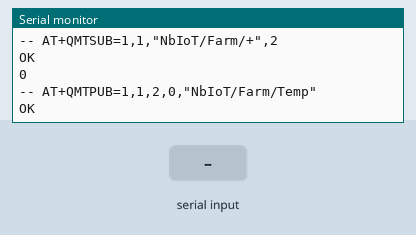
This program was run on a simulated Arduino Mega 2560, built with avr-gcc and run on an emulated ATmega2560. Shown: the last lines printed to the serial monitor. Inputs (shaded band) come from the test bench. Random numbers use the default seed unless the program sets one; the modem accepts every AT command (registered, SIM ready, sends succeed) and sends nothing else.

Above: at 19.5 s.
19.6 s: "+QMTCONN: 1,0\n" received over the second serial link
At 20.1 s:
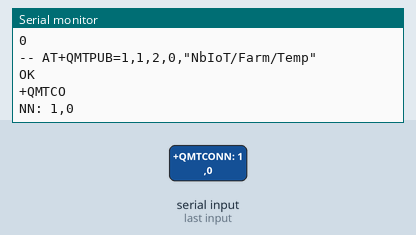
21.1 s: "QMTSUB: 1,1,0\n" received over the second serial link
At 21.5 s:
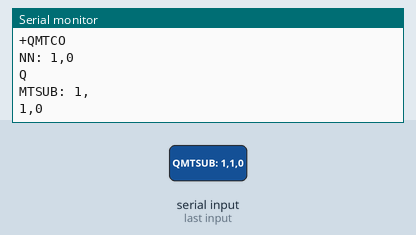
22.6 s: ">\n" received over the second serial link
At 23.2 s:
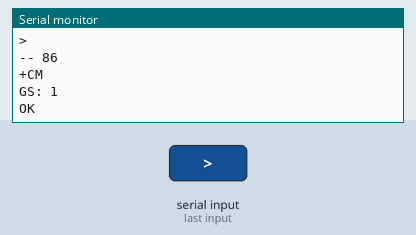
24.1 s: "QMTPUB: 1,1,0\n" received over the second serial link
At 24.6 s:
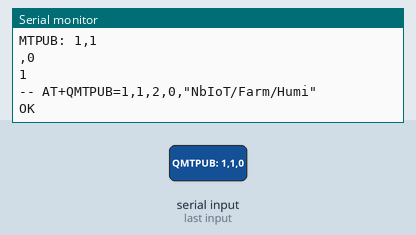
25.6 s: "+QMTOPEN: 1,0\n" received over the second serial link
At 26.8 s:
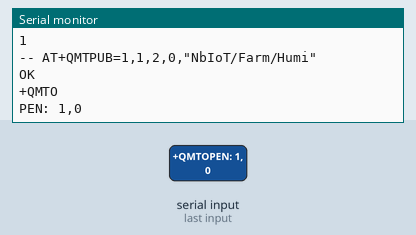
27.1 s: "QMTOPEN: 1,2\n" received over the second serial link
At 28.2 s:
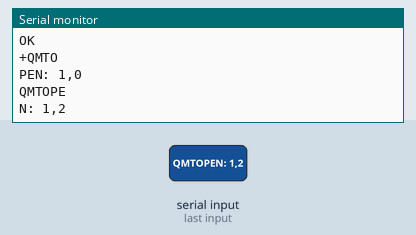

Measured:
- after the input at 19.6 s, the serial monitor: prints a new line at once (image 1)
- after the input at 21.1 s, the serial monitor: prints a new line at once (image 2)
- after the input at 22.6 s, the serial monitor: prints a new line at once (image 3)
- after the input at 24.1 s, the serial monitor: prints a new line at once (image 4)
- after the input at 25.6 s, the serial monitor: prints a new line at once (image 5)
- after the input at 27.1 s, the serial monitor: prints a new line at once (image 6)

The program:

main.cpp
```cpp
#include <Arduino.h>
#include "HardwareSerial.h"
#include "bg95.h"
#include <time.h>

#define BROKER              "42.115.161.106"
Bg95 nbiot;

void setup() {
  // put your setup code here, to run once:
  // DEBUG.begin(9600);
  // BG95.begin(115200,SERIAL_8N1,16,17);
  // BG95.println("AT");
  // DEBUG.println(BG95.readString());
  // BG95.println("AT+QMTOPEN=1,\"broker.hivemq.com\",1883");
  // DEBUG.println(BG95.readString());
  bool flag = nbiot.begin();
  DEBUG.println(flag);
  flag = nbiot.connectMqtt(BROKER, "localhost","");
  DEBUG.println(flag);
  DEBUG.println(nbiot.debug);
  flag = nbiot.subscribeMqtt("NbIoT/Farm/+",2);
  DEBUG.println(flag);
}

void loop() {
  // put your main code here, to run repeatedly:
  long l_ran1 = rand() % 99 + 10;
  long l_ran2 = rand() % 99 + 10;
  bool flag = false;
  DEBUG.println(BG95.readString());
  String data = String(l_ran1);
  flag = nbiot.sendMqtt("NbIoT/Farm/Temp", data, 2);
  DEBUG.println(flag);
  data = String(l_ran2);
  flag = nbiot.sendMqtt("NbIoT/Farm/Humi", data, 2);
  delay(1000);
}
```

bg95.h
```cpp
#ifndef __BG95_H__
#define __BG95_H__

#include <Arduino.h>
#include "HardwareSerial.h"
#include <string.h>
#include <stdlib.h>

#define DEBUGMODE
#define DEBUG               Serial
#define BG95                Serial2
#define PORT        		1883

class Bg95 {
    public:
        uint8_t debug;
        Bg95();
        bool begin();
        String getIP();
        String getIMEI();
        String getMqttBroker();
        String getClientName();
        String getClientPassword();
        void setClientName(const String name);
        void setClientPassword(const String password);
        void setMqttBroker(const String broker);
        bool shutdown();
        bool connectMqtt(String broker, String name, String password);
        bool subscribeMqtt(String topic, uint8_t qos);
        bool sendMqtt(String topic, String &data, int qos);
        //TODO: viet not cac ham sau
        bool closeConnection();
        bool unSubscribeMqtt();

    private:
        String ip;
        String imei;
        uint16_t port;
        String mqttbroker;
        String clientName;
        String clientPassword;

        bool setup();
        bool isAlive();
        bool confNbiotConnection();
        bool checkOK(int timeout);
        bool networkRegistered();
        bool checkRespForOpSelection ();
        bool checkRespForReg ();
        bool reset();

        bool connectBroker();
        bool checkConnection();
        bool connectClient();
        bool checkClientConnect();
        bool checkSubscription();
        bool checkSendMqtt(String &data);

        bool checkDissuccess();

        bool askForIp();
        bool askForImei();
        String checkImei();
        String checkIp();

        void sendAT(String atCommand);
        String receiveAT();
        void printAT(String text);
        bool checkRespForPoweredDown ();

};


#endif
```

bg95.cpp
```cpp
#include "bg95.h"

Bg95::Bg95(){
    ip = "";
    imei = "";
    port = PORT;
	debug = 0;
}
// Return the IP that network assigns to the NB-IoT module
String Bg95::getIP()
{
	return ip;
}

// Return the IP that network assigns to the NB-IoT module
String Bg95::getIMEI()
{
	return imei;
}

String Bg95::getMqttBroker(){
	return mqttbroker;
}

String Bg95::getClientName(){
	return clientName;
}

String Bg95::getClientPassword(){
	return clientPassword;
}

void  Bg95::setMqttBroker(const String broker){
	mqttbroker = broker;
}

void Bg95::setClientName(const String name){
	clientName = name;
}

void Bg95::setClientPassword(const String password){
	clientPassword = password;
}

bool Bg95::connectMqtt(String broker ,String name, String password){
	setMqttBroker(broker);
	setClientName(name);
	setClientPassword(password);
	bool flag = true;
	if (flag){
		debug = 1;
		flag = connectBroker();
	}
	if (flag){
		debug = 2;
		flag = connectClient();
	}
	return flag;
}

bool Bg95::connectClient(){
	bool flag = false;
	String atCommand = "AT+QMTCONN=1,\"" + getClientName() + "\",\"" + getClientPassword() + "\"";
	sendAT(atCommand);
	flag = checkClientConnect();
	return flag;
}

bool Bg95::checkClientConnect(){
	int timeOut = 3000;
	String response;
	bool ok = false;
	bool error = false;
	unsigned long startTime = millis();

	while (!error && !ok && ((millis() - startTime) <= (unsigned long)timeOut)){
		response = receiveAT();
		ok = (response.indexOf("+QMTCONN: 1,0") >= 0);
		error = (response.indexOf("\r\nERROR\r\n") >= 0);
	}
	return ok;
}

bool Bg95::connectBroker(){
	bool flag = true;
	String port  = String(PORT);
	String atCommand = "AT+QMTOPEN=1,\"" + getMqttBroker()+  "\"," + port + "";
	sendAT(atCommand);
	flag = checkConnection();
	return flag;
}

bool Bg95::subscribeMqtt(String topic, uint8_t qos){
	bool flag = true;;
	String atCommand = "AT+QMTSUB=1,1,\""+topic+"\"," + String(qos) + "";
	sendAT(atCommand);
	flag = checkSubscription();
	return flag;
}

bool Bg95::checkSubscription(){
	int timeout = 15000;
	String response;
	bool ok = false;
	bool error = false;
	unsigned long startTime = millis();

	while(!error && !ok && ((millis() - startTime) <= (unsigned long)timeout)){
		response += receiveAT();
		ok = (response.indexOf("QMTSUB: 1,1,0") >= 0);
		error = (response.indexOf("\r\nERROR\r\n") >= 0);
	}
	return ok;
}

bool Bg95::sendMqtt(String topic, String &data, int qos){
	bool flag = true;
	String atCommand = "AT+QMTPUB=1,1," + String(qos) +",0,\""+topic+"\"";
	sendAT(atCommand);
	flag = checkSendMqtt(data);
	return flag;
}

bool Bg95::checkSendMqtt(String &data){
	int timeout = 15000;
	String response;
	bool ok = false;
	bool error = false;
	unsigned long startTime = millis();

	while(!error && !ok && ((millis() - startTime) <= (unsigned long)timeout)){
		response += receiveAT();
		ok = (response.indexOf(">")>= 0);
		error = (response.indexOf("\r\nERROR\r\n") >= 0);
		if (ok){
			sendAT(data);
			BG95.print((char)0x1A);
		}
		// ok = (response.indexOf("QMTPUB: 1,1,0")>=0);
	}
	ok = false;
	startTime = millis();

	while(!error && !ok && ((millis() - startTime) <= (unsigned long)timeout)){
		response += receiveAT();
		ok = (response.indexOf("QMTPUB: 1,1,0")>=0);
		error = (response.indexOf("\r\nERROR\r\n") >= 0);
	}

	return ok;
}

bool Bg95::checkConnection(){
	int timeout = 3000;
	String response;
	bool ok = false;
	bool error = false;
	unsigned long startTime = millis();

	while (!error && !ok && ((millis() - startTime) <= (unsigned long)timeout)){
		response += receiveAT();
		ok = (response.indexOf("+QMTOPEN: 1,0") >=0 );
		error = (response.indexOf("\r\nERROR\r\n") >= 0);
		// TODO: neu gap QMTOPEN: 1,2 thi se dong ket noi roi ket noi lai
		if (response.indexOf("QMTOPEN: 1,2") >= 0){
				reset();
				break;
		}
	}
	return ok;
}

bool Bg95::closeConnection(){
	bool flag = true;
	String atCommand = "AT+QMTCLOSE=1";
	sendAT(atCommand);
	flag = checkDissuccess();
	return flag;
}

bool Bg95::checkDissuccess(){
	int timeout = 30000;
	String response;
	bool ok = false;
	bool error = false;
	unsigned long startTime = millis();

	while (!error && !ok && ((millis() - startTime) <= (unsigned long)timeout)){
		response += receiveAT();
		ok = (response.indexOf("+QMTCLOSE: 1,0") >=0 );
		error = (response.indexOf("\r\nERROR\r\n") >= 0);
	}
	return ok;
}

bool Bg95::begin(){
    BG95.begin(115200,SERIAL_8N1,16,17);
    DEBUG.begin(9600);

    while (!BG95);


    return setup();
}

bool Bg95::setup(){
	bool flag;
	flag = isAlive();
	while(!flag){
		flag = isAlive();
	}
	if (flag){
		flag = confNbiotConnection();
		debug = 1;
	}
	if (flag){
		flag = networkRegistered();
		debug = 2;
	}
	if (flag){
		flag = askForIp();
		debug = 2;
	}
	if (flag){
		flag = askForImei();
		debug = 3;
	}
	return flag;
}

bool Bg95::networkRegistered(){
	bool flag = true;					// Flag for checking correct working of AT commands

	if (flag)
	{
		String atCommand = "AT+COPS=0,0,\"\",9";// Building AT Command

		sendAT (atCommand);				// Send AT command
		flag = checkRespForOpSelection ();
	}

	if (flag)
	{
		sendAT ("AT+CEREG?");			// Send AT command
		flag = checkRespForReg ();
	}


	return flag;
}

bool Bg95::checkRespForReg (){
	int timeOut = 300;					// From BG96 Quectel AT Commands Manual
	String response;
	bool ok = false;
	unsigned long startTime = millis();	// Take time at start for time out

	// Check every char string received for CEREG message
	while (!ok && ((millis()-startTime) <= (unsigned long) timeOut) ) {
		response += receiveAT();
		ok = (response.indexOf("+CEREG: 0,1") >= 0);
	}

	return ok;
}

bool Bg95::checkRespForOpSelection(){
	int timeOut = 180000;
	String response;
	bool ok = false;
	bool error = false;
	unsigned long startTime = millis();	// Take time at start for time out

	// Check every char string received for "OK" response
	while ( !error && !ok && ((millis()-startTime) <= (unsigned long) timeOut) ) {
		response += receiveAT();
		ok = (response.indexOf("\r\nOK\r\n") >= 0);	// Check if "OK" is in the response
		error = (response.indexOf("\r\n+CME ERROR:") >= 0);	// Check if "ERROR" is in response
	}

	return ok;
}

bool Bg95::confNbiotConnection(){
	bool flag = true;					// Flag for checking correct working of AT commands

	if (flag) {
		sendAT("AT+CGDCONT=1,\"IP\",\"\"");
		flag = checkOK (500);
	}

	if (flag) {
		sendAT("AT+CFUN=1");
		flag = checkOK (15000);
	}

	return flag;
}

bool Bg95::askForIp(){
    String receivedIp = "";
    sendAT("AT+CGPADDR");
    receivedIp = checkIp();
    if (receivedIp.length() > 0 ){
        ip = receivedIp;
        return true;
    }else {
        return false;
    }
}

bool Bg95::isAlive()
{
	sendAT ("AT");						// Send AT command
	return checkOK ( 1000 );		// Check the response during time out
}

String Bg95::checkIp(){
    int timeout = 300;
    String response;
    String receivedIp = "";
    bool ok = false;
    unsigned long startTime = millis();

    while ( !ok && ((millis()-startTime) <= (unsigned long) timeout) ) {
		response += receiveAT();
		if (response.indexOf("\r\nOK\r\n") >= 0) {	// Check all the response is received
			if (response.indexOf("\r\n+CGPADDR:") >= 0) {
				receivedIp = response.substring((1+response.indexOf(",")));
				receivedIp = receivedIp.substring(0,receivedIp.indexOf("\r\n"));
			}
		}
	}

	return receivedIp;
}

// Saves the IMEI of SIM card
bool Bg95::askForImei ( )
{
	String receivedImei;

	sendAT("AT+CGSN");					// Send AT command

	receivedImei = checkImei ();	// Receive and parse the IMEI

	if ( receivedImei.length() > 0 ) {
		imei = receivedImei;
		return true;
	} else {
		return false;
	}
}

String Bg95::checkImei ()
{
	int timeOut=300;
	String response;
	String receivedImei = "";
	bool ok = false;
	unsigned long startTime = millis();	// Take time at start for time out

	while ( !ok && ((millis()-startTime) <= (unsigned long) timeOut) ) {
		response += receiveAT();
		if (response.indexOf("\r\nOK\r\n") >= 0) {	// Check all the response is received
			// The firsts chars received are \r\n
			receivedImei = response.substring(9);
			receivedImei = receivedImei.substring(0, receivedImei.indexOf('\r'));
			//receivedImei = receivedImei.substring(0,receivedImei.indexOf("\r\n"));
			ok = true;
		}
	}

	return receivedImei;
}

String Bg95::receiveAT(){
    String received;

	// Save data received from BG96 module
	while (BG95.available()) {
		received +=(char) BG95.read ();
	}
#ifdef DEBUGMODE
	printAT (received);					// DEBUG: Print response from BG96 module
#endif
	return received;
}

void Bg95::printAT ( String text )
{
	if (text.length() > 0) {			// If string is not empty ...
		DEBUG.println(text);				// Send by debug serial port the string
	}
}

bool Bg95::shutdown ()
{
	bool flag = true;					// Flag for checking correct working of AT commands

	if (flag) {
		sendAT ("AT+CFUN=0");
		flag = checkOK (15000);
	}

	if (flag) {
		sendAT ("AT+QPOWD=1");
		flag = checkRespForPoweredDown ();
	}

	ip = "";
	imei = "";

	return flag;
}

bool Bg95::checkRespForPoweredDown(){
	int timeOut = 300;
	String response;
	bool ok = false;

	unsigned long startTime = millis();	// Take time at start for time out

	while ( !ok && ((millis()-startTime) <= (unsigned long) timeOut) )
	{
		response += receiveAT();
		ok = (response.indexOf("\r\nOK\r\nPOWERED DOWN\r\n") >= 0);
	}

	delay(1000);						// Time neccesary for actually power down

	return ok;
}

void Bg95::sendAT ( String atCommand )
{
	atCommand += "\r\n";
#ifdef DEBUGMODE
	printAT("-- "+atCommand);			// Print AT command sended
#endif
	BG95.print (atCommand);				// Send AT command to BG96 module
}

bool Bg95::checkOK( int timeOut )
{
	String response;
	bool ok = false;
	bool error = false;
	unsigned long startTime = millis();	// Take time at start for time out

	// Check every char string received for "OK" response
	while ( !error && !ok && ((millis()-startTime) <= (unsigned long) timeOut) ) {
		response += receiveAT();
		ok = (response.indexOf("\r\nOK\r\n") >= 0);	// Check if "OK" is in the response
		error = (response.indexOf("\r\nERROR\r\n") >= 0);	// Check if "ERROR" is in response
	}

	return ok;
}

bool Bg95::reset(){
	bool flag = true;
	String atCommand = "AT+CFUN=1,1";
	sendAT(atCommand);
	flag = checkOK(1000);
	return flag;
}
```
